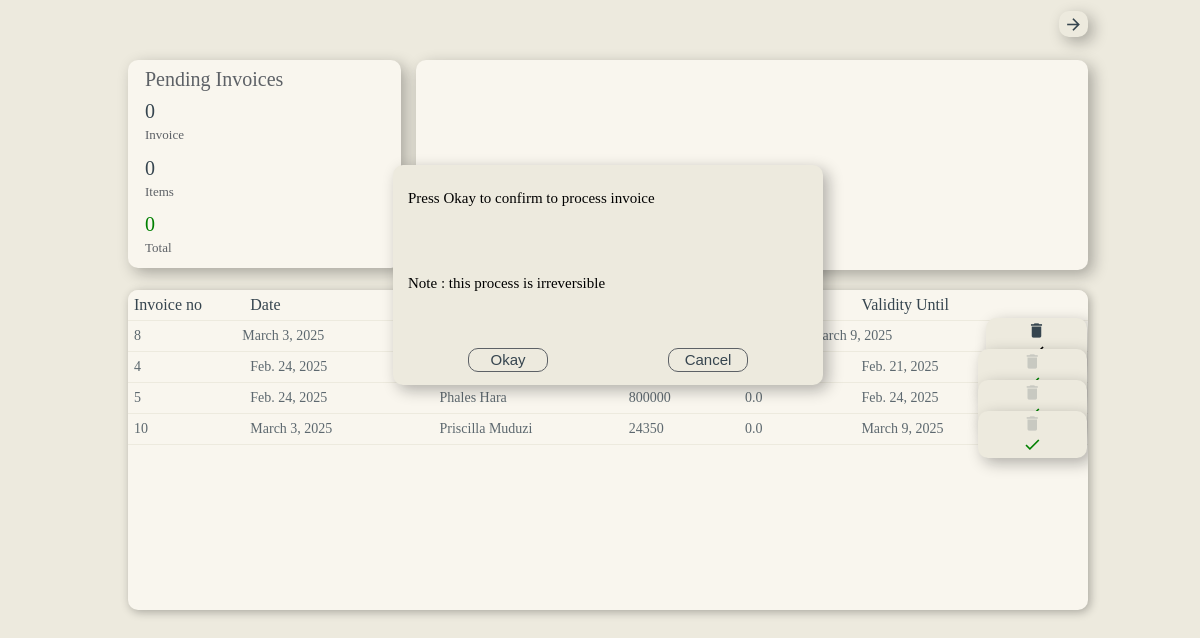
/invoices/ (signed in), run on the app's committed database.
### income/models.py (models this page shows)
class Invoice(models.Model):
    Business = models.ForeignKey(Business, on_delete=models.CASCADE, blank=True, null=True)
    Cashier = models.ForeignKey(User, on_delete=models.DO_NOTHING, blank=False, null=True)
    Receiver = models.ForeignKey(Customer, on_delete=models.DO_NOTHING, null=True, blank=True)
    Date = models.DateTimeField(auto_now=True, null=True)
    OrderNumber = models.IntegerField(null=False, default=0)
    DispatchDate = models.DateTimeField(null=True)
    ValidityLimit = models.DateTimeField(null=True)
    GrandTotal = models.IntegerField(null=False, default=0)
    VAT = models.FloatField(null=False, default=0)
    SubTotal = models.IntegerField(null=False, default=0)
    Status = models.BooleanField(null=False, default=False)

### debts/models.py (models this page shows)
class Customer(models.Model):
    Business = models.ForeignKey(Business, on_delete=models.CASCADE, null=False, blank=False,)
    date = models.DateTimeField(auto_now=True)
    Name = models.CharField(blank=False, null=False, max_length=40)
    Email = models.EmailField(null=True, blank=True)
    Contact = models.IntegerField(blank=False, null=False)
    Notes = models.TextField(blank=True, null=True, max_length=250)

### User/decorator.py (the view)
        def wrapper_func(request, *args, **kwargs):
            group = None
            if request.user.groups.exists():
                group = request.user.groups.all()[0].name
                if group in allowed_roles:
                    return view_func(request, *args, **kwargs)
                else:
                    return HttpResponse('Access Denied!')
            else:
                return HttpResponse('Access Denied!')

### User/decorator.py (called while the page is built)
def allowed_users(allowed_roles=[]):
    def decorator(view_func):
        def wrapper_func(request, *args, **kwargs):
            group = None
            if request.user.groups.exists():
                group = request.user.groups.all()[0].name
                if group in allowed_roles:
                    return view_func(request, *args, **kwargs)
                else:
                    return HttpResponse('Access Denied!')
            else:
                return HttpResponse('Access Denied!')
        return wrapper_func
    return decorator

### templates/invoices.html (shortened to what this page needs)
{%load static%}
<link rel="stylesheet" type="text/css" href="{% static 'css/invoices.css'%}" xmlns="http://www.w3.org/1999/html">
<link rel="stylesheet" href="https://cdnjs.cloudflare.com/ajax/libs/font-awesome/4.7.0/css/font-awesome.min.css">
<div class="Navigation">
    <button type="button" class="nav3" onclick="window.history.back()">
        <i class="material-icons" style="font-size:19px;">arrow_forward</i>
    </button>
</div>
<div class="container">
    <div class="information">
        <text class="card_title">Pending Invoices</text>
        <div class="info">
            <text class="value">{{pending_invoices_stats.count}}</text>
            <text class="title">Invoice</text>
        </div>
        <div class="info">
            <text class="value">{{pending_invoices_stats.items}}</text>
            <text class="title">Items</text>
        </div>
        <div class="info">
            <text class="value" style="color:green;">{{pending_invoices_stats.total}}</text>
            <text class="title">Total</text>
        </div>
    </div>
    <div class="bar_graph">
    </div>
</div>
<table>
    <thead>
        <tr>
            <th class="ith1">Invoice no</th>
            <th class="pth1">Date</th>
            <th class="ith2">Receiver</th>
            <th class="ith1">Total</th>
            <th class="ith1">VAT</th>
            <th class="pth2">Validity Until</th>
            <th class="ith1"></th>
        </tr>
    </thead>
    <tbody>
        {%for v in overdue_invoices%}
            <tr>
                <td class="ith1" onclick="window.location.href='/invoice/{{v.id}}/';">{{v.id}}</td>
                <td class="pth1">{{v.Date.date}}</td>
                <td class="ith2">{{v.Receiver.Name}}</td>
                <td class="ith1">{{v.GrandTotal}}</td>
                <td class="ith1">{{v.VAT}}</td>
                <td class="pth1">{{v.ValidityLimit.date}}</td>
                <td class="ith1">
                    <form method="post">
                        <button type="submit"  name="delete_invoice" value="{{v.id}}" style="color:rgb(54, 69, 79) ">
                            <i class="material-icons" style="font-size:19px;">delete</i>
                        </button>
                        <button type="submit"  name="process_invoice" value="{{v.id}}" style="color:black;">
                        </button>
                    </form>
                </td>
            </tr>
        {%endfor%}
        {%for v in processed_invoices%}
            <tr>
                <td class="ith1" onclick="window.location.href='/invoice/{{v.id}}/';">{{v.id}}</td>
                <td class="pth1">{{v.Date.date}}</td>
                <td class="ith2">{{v.Receiver.Name}}</td>
                <td class="ith1">{{v.GrandTotal}}</td>
                <td class="ith1">{{v.VAT}}</td>
                <td class="pth2">{{v.ValidityLimit.date}}</td>
                <td class="ith1">
                    <form method="post">
                        <button type="submit" disabled name="delete_invoice" value="{{v.id}}" style="color:rgb(54, 69, 79, 0.2);">
                            <i class="material-icons" style="font-size:19px;">delete</i>
                        </button>
                        <button type="button" name="process_invoice" value="{{v.id}}" {%if v.Status %} style="color:green;" disabled {%else%} style="color:gray;" {%endif%}>
                            <i class="material-icons" style="font-size:19px;">check</i>
                        </button>
                    </form>
                </td>
            </tr>
        {%endfor%}
    </tbody>
</table>
<form method="post">
    <P>Press Okay to confirm to process invoice</P>
    <text>Note&nbsp;:&nbsp;this process is irreversible</text>
    <div class="but">
        <button type="submit" name="confirm_process_invoice" value="{{process_this_invoice}}">
            Okay
        </button>
        <button type="submit" name="don't_process_invoice">
            Cancel
        </button>
    </div>
</form>

### static/css/invoices.css (style rules this page uses)
.Navigation { display:flex; align-items:center; justify-content:flex-end; gap:10px; position:relative; width:80%; height:32px; border-radius:10px; }
.Navigation button { display:flex; align-items:center; justify-content:center; width:auto; height:80%; color:rgb(54, 69, 79); padding:5px; background:transparent; box-shadow:5px 5px 15px rgba(10, 10, 10, 0.3); border:hidden; border-radius:10px; }
.container { display:flex; flex-wrap:wrap; align-items:flex-start; justify-content:space-between; position:relative; width:80%; height:210px; }
.information { display:flex; flex-direction:column; align-items:flex-start; justify-content:space-evenly; position:relative; width:28%; height:97%; padding:2px; background:#F9F6EE; border-radius:10px; box-shadow:5px 5px 15px rgba(10, 10, 10, 0.3); }
.info { display:flex; flex-direction:column; align-items:flex-start; justify-content:space-evenly; position:relative; width:100%; height:25%; }
.information text { margin-left:15px; }
.card_title { color:#5D6166; font-size:20px; }
.value { color:rgb(54, 69, 79); font-size:20px; }
.title { color:#5D6166; font-size:13px; }
.bar_graph { display:flex; flex-direction:column; align-items:center; justify-content:center; position:relative; width:70%; height:100%; background:#F9F6EE; border-radius:10px; box-shadow:5px 5px 15px rgba(10, 10, 10, 0.3); }
table { display:flex; flex-direction:column; align-items:center; justify-content:flex-start; position:relative; width:80%; height:320px; cursor:hand; background:#F9F6EE; border-radius:10px; box-shadow:2px 2px 10px rgba(10, 10, 10, 0.3); overflow-y:scroll; }
thead { position:sticky; top:0; z-index:2; width:100%; height:30px; background:#F9F6EE; border-bottom:1px solid gray; }
th { display:flex; flex-direction:column; align-items:flex-start; justify-content:center; height:100%; color:rgb(54, 69, 79); font-size:16px; font-weight:500; margin-left:5px; }
.ith1 { width:12%; height:100%; }
.ith2 { width:20%; height:100%; }
.pth1 { width:20%; height:100%; }
.pth2 { width:12%; height:100%; }
tbody { width:100%; }
tr { display:flex; align-items:center; justify-content:space-around; position:relative; width:100%; height:30px; border-bottom:1px solid #EDEADE; }
tr button { display:flex; align-items:center; justify-content:center; position:relative; color:#2B3856; font-size:14px; width:35%; height:80%; border:hidden; background:transparent; }
tr form { display:flex; visibility:visible; align-items:center; justify-content:center; position:relative; font-size:14px; margin-top:12px; width:100%; height:90%; }
td { display:flex; align-items:center; justify-content:flex-start; height:100%; color:rgb(54, 69, 79, 0.8); font-size:14px; margin-left:5px; }
form { display:flex; flex-direction:column; align-items:flex-start; justify-content:space-between; position:absolute; z-index:2; top:20%; width:400px; height:200px; font-size:15px; padding-left:15px; padding-right:15px; padding-top:10; padding-bottom:10px; background:#EDEADE; border-radius:10px; box-shadow:5px 5px 15px rgba(10, 10, 10, 0.3); }
.but { display:flex; align-items:center; justify-content:space-around; width:100%; height:30px; border-radius:10px; }
.but button { width:20%; height:80%; color:rgb(54, 69, 79); font-size:15px; padding:2px; background:transparent; border:1px solid #5D6166; border-radius:10px; }

### data on the page
Invoice: id "8", Date "March 3, 2025", ValidityLimit "March 9, 2025"
Invoice: id "4", Date "Feb. 24, 2025", ValidityLimit "Feb. 21, 2025"
Invoice: id "5", Date "Feb. 24, 2025", Receiver.Name "Phales Hara", GrandTotal "800000", VAT "0.0", ValidityLimit "Feb. 24, 2025"
Invoice: id "10", Date "March 3, 2025", Receiver.Name "Priscilla Muduzi", GrandTotal "24350", VAT "0.0", ValidityLimit "March 9, 2025"

### other printed values
{{ pending_invoices_stats.count }} "0"
{{ pending_invoices_stats.items }} "0"
{{ pending_invoices_stats.total }} "0"
